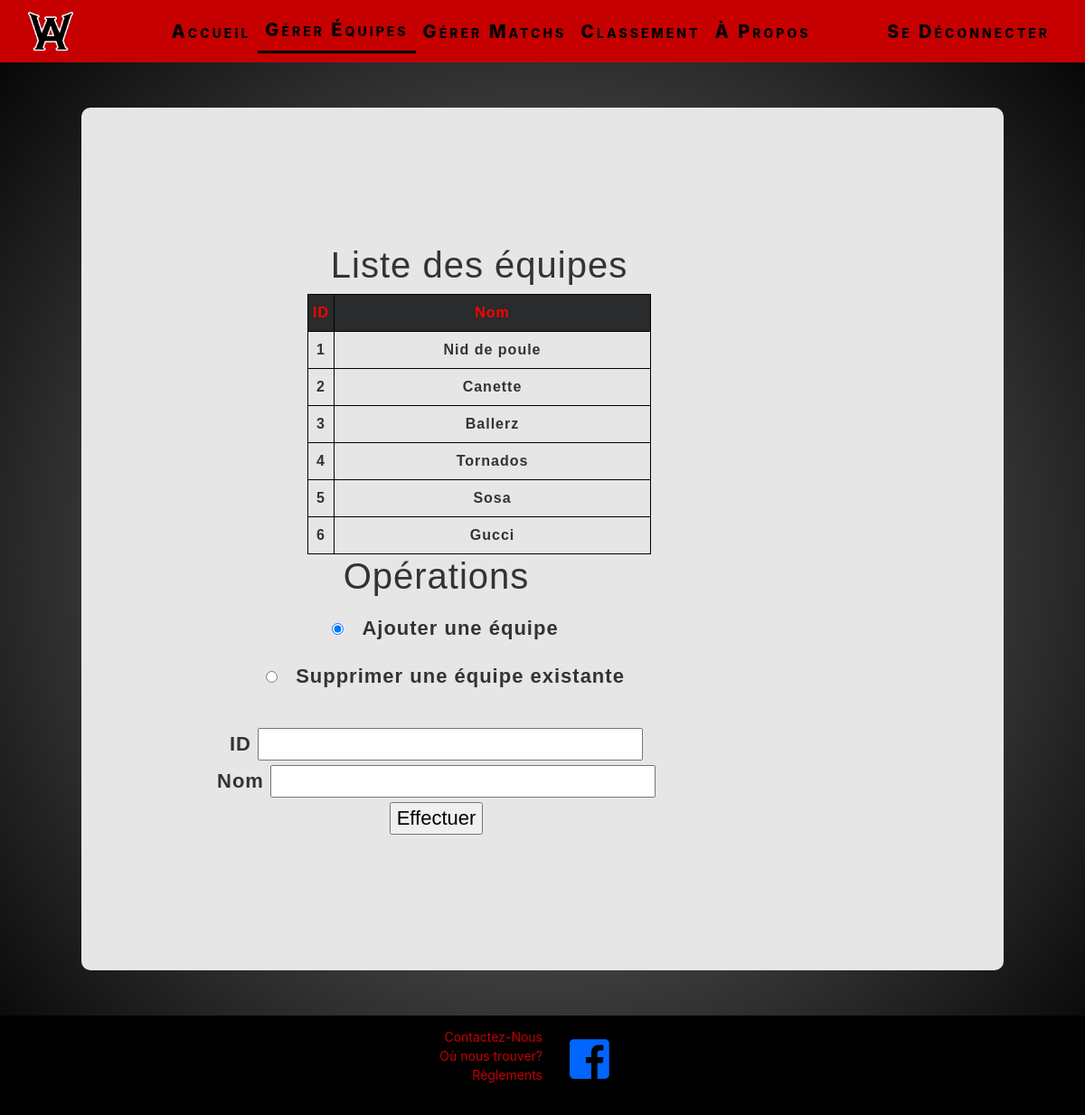
Screenshot of /?action=gererMatchs (signed in) with the database file from the repository.
### tables this page shows
CREATE TABLE `equipe` (
  `IDEQUIPE` int(4) NOT NULL,
  `NOM` varchar(25) NOT NULL,
  `VICTOIRE` int(3) NOT NULL,
  `DEFAITE` int(3) NOT NULL,
  `NUL` int(3) NOT NULL
);

### index.php (called while the page is built, shortened)
<?php
	if (!ISSET($_GET['action'])) {
		$action = "";
	} else {
		$action = $_GET['action'];
	}
	$controleur = ManufactureControleur::creerControleur($action);
	$nomVue=$controleur->executerAction();
	include_once(DOSSIER_BASE_INCLUDE."vues/".$nomVue.".php");
?>

### modele/Equipe.class.php (called while the page is built, shortened)
<?php
    class Equipe {
        private $id=0;
        private $nom="";
        public function __construct($id, $nom, $vic, $def, $nul){
			$this->id = $id;
			$this->nom = $nom;
        }
        public function getId(){
            return $this->id;
        }
        public function getNom(){
            return $this->nom;
        }
    }
?>

### modele/DAO/EquipeDAO.class.php (called while the page is built, shortened)
<?php
	include_once(DOSSIER_BASE_INCLUDE."modele/Equipe.class.php");
	class EquipeDAO implements DAO {
		static public function chercherTous() {
			return self::chercherAvecFiltre("");
		}
		static public function chercherAvecFiltre($filtre){
			try {
				$connexion=ConnexionDB::getInstance();
			} catch (Exception $e) {
				throw new Exception("Impossible d’obtenir la connexion à la BD.");
			}
			$liste = array();
			$requete= $connexion->prepare("SELECT * FROM equipe ".$filtre);
			$requete-> execute();
			foreach ($requete as $enregistrement) {
				$uneEquipe=new Equipe($enregistrement['IDEQUIPE'], $enregistrement['NOM'], $enregistrement['VICTOIRE'],
									$enregistrement['DEFAITE'],$enregistrement['NUL']);
				array_push($liste, $uneEquipe);
			}
			return $liste;
		}
	}
?>

### controleurs/gererEquipes.class.php (called while the page is built, shortened)
<?php
	include_once(DOSSIER_BASE_INCLUDE."modele/DAO/EquipeDAO.class.php");
	class GererEquipes extends Controleur {
		public function executerAction() {
			$this->tabEquipes = EquipeDAO::chercherTous();
			return "pageGererEquipes";
		}
	}
?>

### vues/inclusions/affichage_objets.inc.php (the view, shortened to what this page needs)
<?php
function afficherListeEquipes($tabEquipes) {
	echo "<h1>Liste des équipes</h1>";
	echo "<table class='listtab' border=1>";
	echo "<thead><th>ID</th><th class='tnom'>Nom</th></thead>";
	echo "<tbody>";
	foreach ($tabEquipes as $equipe ) {
		echo "<tr><td>".$equipe->getId()."</td><td>".$equipe->getNom()."</td></tr>";
	}
	echo "</tbody>";
	echo "</table>";
}
?>

### vues/pageGererEquipes.php (shortened to what this page needs)
<!DOCTYPE html>
<html lang="en">
<head>
	<link rel="stylesheet" href="https://stackpath.bootstrapcdn.com/bootstrap/4.3.1/css/bootstrap.min.css">
	<link rel="stylesheet" href="https://maxcdn.bootstrapcdn.com/bootstrap/4.0.0/css/bootstrap.min.css">
	<link href="<?php echo DOSSIER_BASE_LIENS;?>/css/nav_style.css" rel="stylesheet">
	<link href="<?php echo DOSSIER_BASE_LIENS;?>/css/gererEquipes_style.css" rel="stylesheet">
	<link href="<?php echo DOSSIER_BASE_LIENS;?>/css/footer.css" rel="stylesheet">
</head>
<body>
	<nav class='navbar navbar-expand-md navbar-light bg-primary sticky-top'>
		<div class='container-fluid'>
			<a class='navbar-brand' href='accueil.php'><img src='img/AW_mini_allblack.png' width=50px></a>
			<?php
				include_once(DOSSIER_BASE_INCLUDE.'vues/inclusions/nav.inc.php');
				$tabOptions = [
								DOSSIER_BASE_LIENS."?||||",
								DOSSIER_BASE_LIENS."||Accueil||",
								DOSSIER_BASE_LIENS."?action=gererMatchs||Gérer Équipes||active_nav ",
								DOSSIER_BASE_LIENS."?action=gererEquipes||Gérer Matchs||",
								DOSSIER_BASE_LIENS."?action=voirClassement||Classement||"];
				$tabAbout = DOSSIER_BASE_LIENS."?action=voirAPropos||À Propos||";
				$tabLogin = DOSSIER_BASE_LIENS."?action=seDeconnecter||Se Déconnecter||";
					afficherMenu($tabOptions, $tabLogin, $tabAbout);
			?>
		</div>
	</nav>
			<div class="content">
				<?php
				include_once(DOSSIER_BASE_INCLUDE."vues/inclusions/affichage_objets.inc.php");
				?>
        	<div class="tab">
						<?php
							afficherListeEquipes($controleur->getTabEquipes());
						?>
					</div>
					<div >
							<?php
								include_once(DOSSIER_BASE_INCLUDE."vues/inclusions/formulaireGererEquipes.inc.php");
							?>
						</div>
			</div>
</body>
<?php
	include_once(DOSSIER_BASE_INCLUDE.'vues/inclusions/footer.inc.php');
?>
</html>

### vues/inclusions/nav.inc.php
<?php
function afficherMenu($tabOptionMenu, $tabLogin, $tabAbout) {
	echo"
				<div class='collapse navbar-collapse' id='navbarResponsive'>
				<ul class='navbar-nav ml-auto custom-text'>";
					foreach($tabOptionMenu as $option) {
						$tab = explode("||", $option);
						echo "<li class='nav-item'>
							<a class='nav-link text-body ".$tab[2]."' href='".$tab[0]."'>".$tab[1]."</a>
							</li>";
					}
				$tab1 = explode ("||", $tabAbout);
			echo"<li class='nav-item'>
						<div class='dropdown'>
							<a class='nav-link text-body ".$tab1[2]."' href='".$tab1[0]."'>".$tab1[1]."</a>
							<div class='dropdown-content'>
								<a href='?action=voirPhotos'>Photos</a>
								<a href='?action=voirReglements'>Règlements</a>
							</div>
						</div>
					</li>";
				$tab2 = explode ("||", $tabLogin);
			echo	"<li class='nav-item'>
						<a class='nav-link text-body ".$tab2[2]."'	href=".$tab2[0].">".$tab2[1]."</a>
					</li>
				</ul>
			</div>
		";
	}
?>

### vues/inclusions/formulaireGererEquipes.inc.php
<h1>Opérations</h1>
<div class="formulaire">
    <form action="" method="post">
        <input class="radio" type="radio" name="operation" value="ajouter" checked="checked">Ajouter une équipe <br />
        <input class="radio" type="radio" name="operation" value="supprimer">Supprimer une équipe existante<br /><br />
        <label for="idequipe">ID</label>
        <input id="idequipe" name="idequipe" type="text" size="30" />
        <br>
        <label for="nomequipe">Nom</label>
        <input id="nomequipe" name="nomequipe" type="text" size="30" /></br>
        <input type="Submit" value="Effectuer" />
    </form>
</div>

### vues/inclusions/footer.inc.php
<footer>
	<div class="footer-left">
		<a href="<?php echo DOSSIER_BASE_LIENS."?action=voirAPropos"?>#contact">Contactez-Nous</a><br />
		<a href="<?php echo DOSSIER_BASE_LIENS."?action=voirAPropos"?>#where">Où nous trouver?</a><br />
		<a href="<?php echo DOSSIER_BASE_LIENS."?action=voirReglements"?>">Règlements</a><br />
	</div>
	<div class="footer-right">
		<a href="https://www.facebook.com/afterworkbasketball/?fref=ts"><i class="fab fa-facebook-square"></i></a>
	</div>
</footer>

### css/gererEquipes_style.css (style rules this page uses)
.content { font-family: Verdana, sans-serif; padding: 0; display:flex; flex-wrap: wrap; margin:auto; margin-top:50px; margin-bottom:50px; width:85%; height: 80%; letter-spacing:1px; font-weight:bold; min-height:100%; height: auto; background-color: #e6e6e6; font-size: 22px; color:#333; line-height: 30px; text-align: center; padding:150px; padding-top:150px; border-radius: 10px; }
.listtab { font-size: 16px; border: 1px solid black; }
.listtab thead { color: red; }
.listtab, th, td { padding: 5px; }
.tab { margin-right: 100px; margin-left: 100px; }
.radio { margin: 20px 20px; }
.tab { overflow-x:auto; }
.tnom { width:350px; }
.tab thead { background-color: #292b2c; }

### css/footer.css (style rules this page uses)
footer, .push { display:block; height: 110px; width: 100%; margin:auto; background-color:black; border:solid; border-color: black; margin-top:50px; margin-bottom:-27px; padding:10px; }
.footer-left { display:block-inline; float:left; width:50%; text-align:right; font-size:14px; color:#c60000; }
.footer-right { display:block-inline; width:50%; float:right; text-align:left; }
a .fa-facebook-square { color: #0066ff; font-size:50px; margin-top:10px; margin-left:30px; height:100%px; }

### rows the page displays
equipe: IDEQUIPE "1", NOM "Nid de poule"
equipe: IDEQUIPE "2", NOM "Canette"
equipe: IDEQUIPE "3", NOM "Ballerz"
equipe: IDEQUIPE "4", NOM "Tornados"
equipe: IDEQUIPE "5", NOM "Sosa"
equipe: IDEQUIPE "6", NOM "Gucci"

### other values shown
$tab[1] "Accueil"
$tab[1] "Gérer Équipes"
$tab[1] "Gérer Matchs"
$tab[1] "Classement"
$tab1[1] "À Propos"
$tab2[1] "Se Déconnecter"
